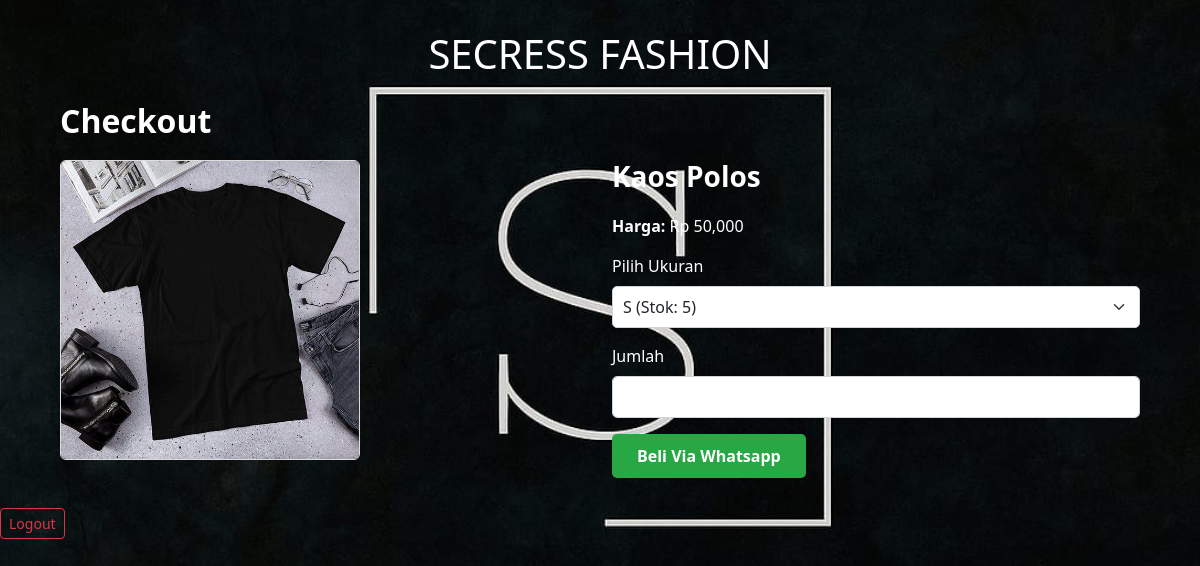
Screenshot of /checkout/1 (signed in) with the database file from the repository.
### models.py (models this page shows)
class Product(db.Model):
    id = db.Column(db.Integer, primary_key=True)
    name = db.Column(db.String(100), nullable=False)
    image = db.Column(db.String(200), nullable=False)
    price = db.Column(db.Integer, nullable=False)
    sizes = db.relationship('ProductSize', backref='product', lazy=True, cascade="all, delete-orphan")

### app.py (the view, shortened to what this page needs)
@app.route('/checkout/<int:id>', methods=['GET', 'POST'])
@login_required
def checkout(id):
    product = Product.query.get_or_404(id)
    return render_template('checkout.html', product=product)

### app.py (called while the page is built)
def login_required(f):
    @wraps(f)
    def decorated_function(*args, **kwargs):
        if 'user_id' not in session:
            flash("Silakan login terlebih dahulu.", "warning")
            return redirect(url_for('login'))
        return f(*args, **kwargs)
    return decorated_function

### templates/checkout.html
{% extends 'base.html' %} {% block content %}
<h2>Checkout</h2>
<div class="row">
  <div class="col-md-6">
    <img
      src="{{ url_for('static', filename=product.image) }}"
      class="img-fluid rounded mb-3"
      alt="{{ product.name }}"
    />
  </div>
  <div class="col-md-6">
    <h3>{{ product.name }}</h3>
    <p><strong>Harga:</strong> Rp {{ "{:,.0f}".format(product.price) }}</p>
    <form method="post">
      <div class="mb-3">
        <label for="size" class="form-label">Pilih Ukuran</label>
        <select name="size" class="form-select" required>
          {% for size in product.sizes %} {% if size.stock > 0 %}
          <option value="{{ size.size }}">
            {{ size.size }} (Stok: {{ size.stock }})
          </option>
          {% endif %} {% endfor %}
        </select>
      </div>
      <div class="mb-3">
        <label for="quantity" class="form-label">Jumlah</label>
        <input
          type="number"
          name="quantity"
          class="form-control"
          min="1"
          required
        />
      </div>
      <button type="submit" class="btn btn-success">Beli Via Whatsapp</button>
    </form>
  </div>
</div>
{% endblock %}

### static/style.css (style rules this page uses)
body { font-family: 'Segoe UI', sans-serif; background: url(/static/uploads/secress.jpg); color: #333; background-size: cover; background-repeat: no-repeat; background-attachment: fixed; background-position: center; color: #ffffff; }
h2, h3 { font-weight: bold; margin-bottom: 20px; }
.btn-success { background-color: #28a745; border: none; padding: 10px 25px; font-weight: 600; border-radius: 5px; transition: background-color 0.3s ease; }
.img-fluid { max-height: 300px; object-fit: contain; border-radius: 10px; border: 1px solid #ddd; }
.form-label { font-weight: 500; }
select.form-select, input.form-control { border-radius: 5px; padding: 8px 10px; border: 1px solid #ced4da; }

### rows the page displays
Product: image (picture), name "Kaos Polos", price "50,000"

### other values shown
form field size "S (Stok: 5)"
